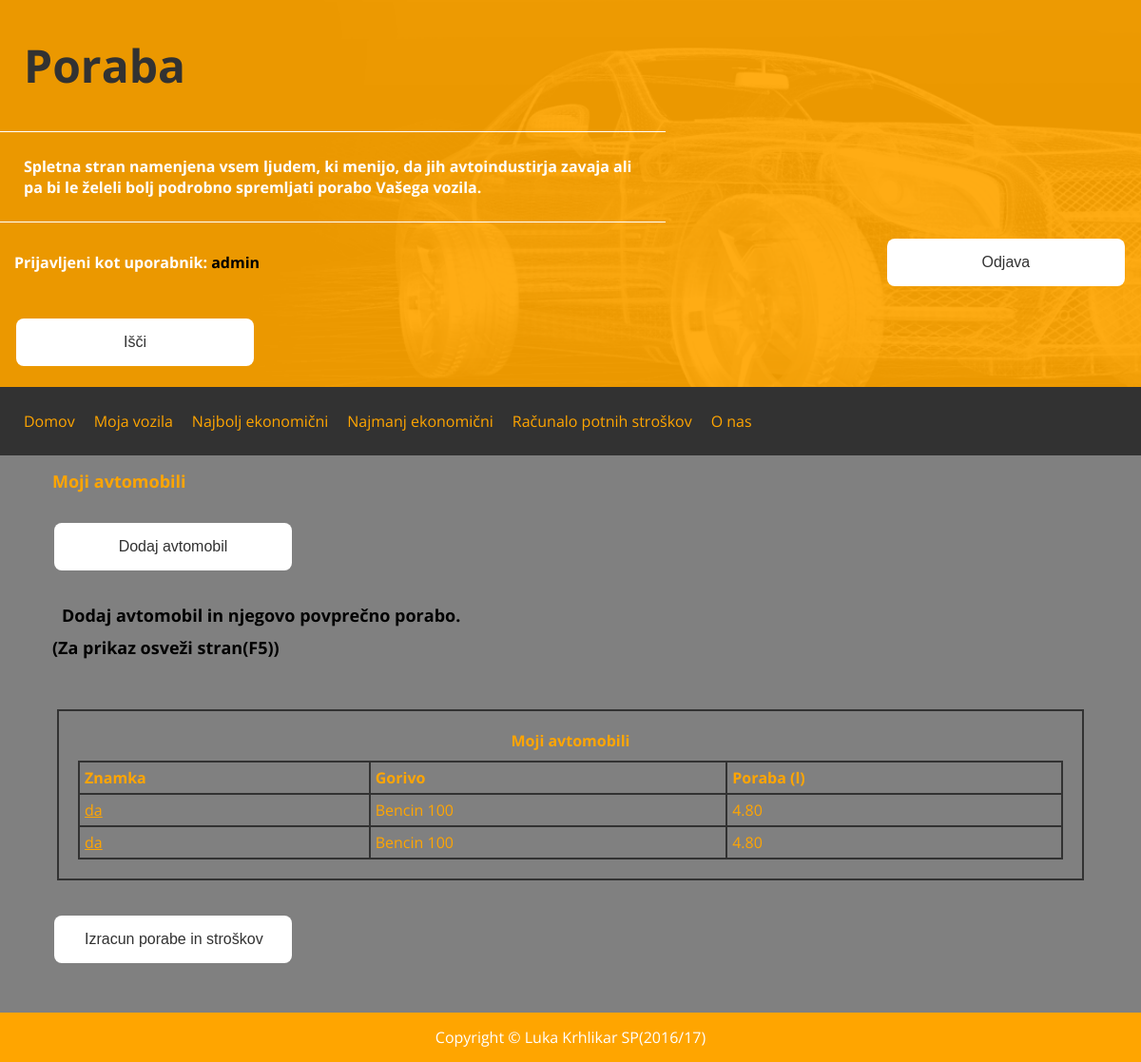
The page /poraba_app/moja/ (signed in) on the database its author committed.
### poraba_app/models.py (models this page shows, shortened)
class Avtomobil(models.Model):
    ime_vozila = models.CharField(max_length=200)
    tip_goriva = models.CharField(max_length=45, default='Bencin 95')
    user_id = models.ForeignKey(User, on_delete=models.SET_NULL, null=True)
    def povprecna_poraba(self):
        p = Poraba.objects.filter(avto_id=self)
        avg = np.mean([x.poraba for x in p])
        return ("%.2f" % avg)
    def povprecna_poraba1(self):
        p = Poraba.objects.filter(avto_id=self)
        avg = np.mean([x.poraba for x in p])
        return avg

class Poraba(models.Model):
    poraba = models.DecimalField(max_digits=4, decimal_places=1)
    avto_id = models.ForeignKey(Avtomobil, on_delete=models.CASCADE)
    user_id = models.ForeignKey(User, on_delete=models.SET_NULL, null=True)
    datum = models.DateTimeField(default=datetime.now)

### poraba_app/views.py (the view)
def moja(request):
    context = {}
    if request.user.is_authenticated:
        user = request.user
        avti = Avtomobil.objects.filter(user_id=user)
        list = avti.all()
        najs10 = sorted(list, key=lambda a: filterPoraba(a))[:10]
        context['avti'] = najs10
        if request.method == 'POST':
            form = dodajAvtoForm(request.POST)
            if form.is_valid():
                avto = Avtomobil(ime_vozila=form.cleaned_data['ime'], tip_goriva=form.cleaned_data['gorivo_tip'],
                                 user_id=user)
                if avto is not None:
                    avto.save()
                    p = Poraba(poraba=form.cleaned_data['poraba_vozila'], avto_id=avto, user_id=user)
                    p.save()
            else:
                print("imhere")
        else:
            form = dodajAvtoForm
        context['dodajAvtoForm'] = form
    return render(request, 'poraba_app/moja.html', context)

### poraba_app/views.py (called while the page is built)
def filterPoraba(a):
    return a.povprecna_poraba1()

### poraba_app/templates/poraba_app/moja.html (shortened to what this page needs)
{% extends "poraba_app/base.html" %}
{% load static %}
{% block main %}
<div class="row centralna_ploskev">
    {% if user.is_authenticated %}
        <div class="row centralna_ploskev">
            <div class="col-12 col-m-12">
                <b class="barva font18">Moji avtomobili</b>
            </div>
            <div class="col-12 col-m-12 font18">
                <label><input type="button" class="gumb-pp" onclick="showDodajAvtomobil()" value="Dodaj avtomobil" /></label>
                <p><b class="header-title">Dodaj avtomobil in njegovo povprečno porabo.</b><b>(Za prikaz osveži stran(F5))</b></p>
            </div>
        </div>
    <div class="row centralna_ploskev">
        <div class="col-12 col-m-12">
            <div class="uporabik">
                <table id="mojA" style="width:100%">
                    <caption><b>Moji avtomobili</b></caption>
                    <tr>
                        <th>Znamka</th>
                        <th>Gorivo</th>
                        <th>Poraba (l)</th>
                    </tr>
                    {% if avti %}
                        {% for car in avti %}
                            <tr>
                                <td><a href="{% url 'poraba' car.id %}">{{ car.ime_vozila }}</a></td>
                                <td>{{ car.tip_goriva }}</td>
                                <td>{{ car.povprecna_poraba }}</td>
                            </tr>
                        {% endfor %}
                    {% endif %}
                </table>
            </div>
        </div>
    </div>
    <div class="row centralna_ploskev">
        <div class="col-12 col-m-12 barva">
            <label><input type="button" class="gumb-pp" onclick="showDodajPorabo()" value="Izracun porabe in stroškov" /></label>
        </div>
        <div class="col-12 col-m-12">
        </div>
    </div>
    {% else %}
        <p>Za dodanjanje vozil je potrebna <a href="{% url 'prijava' %}">prijava</a> oz <a href="{% url 'registracija' %}">registracija</a>.</p>
    {% endif %}
</div>
{% endblock %}

### poraba_app/templates/poraba_app/base.html (shortened to what this page needs)
{% load static %}
<!DOCTYPE html>
<html>
<head>
    <link rel="stylesheet" type="text/css" href="{% static 'poraba_app/css/css_index.css' %}">
</head>
<body>
    <div class="header">
        <div class="row">
            <div class="col-7 col-m-7 crta">
                <h1><a id="naslov1" href="{% url 'index' %}">Poraba</a></h1>
            </div>
            <div class="col-7 col-m-7 crta">
                <b class="header-title">Spletna stran namenjena vsem ljudem, ki menijo, da jih avtoindustirja zavaja ali pa bi le želeli bolj podrobno spremljati porabo Vašega vozila.</b>
            </div>
            {% if user.is_authenticated %}
                <div class="col-7 col-m-7">
                    <p><b>Prijavljeni kot uporabnik: <font color="black">{{ user.username }}</font></b></p>
                </div>
                <div class="col-5 col-m-5">
                        <a href="{% url 'logout' %}"><button class="gumb-header" type="button" onclick="{% url 'prijava' %}">Odjava</button></a>
                </div>
            {% endif %}
            <div class="col-12 col-m-12">
                <form class="iskanje" method="GET" action="{% url 'iskanje' %}">
                    <label><input type="submit" value="Išči" class="gumb-pp" /></label>
                </form>
            </div>
        </div>
    </div>
    <nav>
        <div class="row">
            <div class="col-12 col-m-12 menu">
                <ul>
                    <li><a href="{% url 'index' %}">Domov</a></li>
                    <li><a href="{% url 'moja' %}">Moja vozila</a></li>
                    <li><a href="{% url 'najb_10' %}">Najbolj ekonomični</a></li>
                    <li><a href="{% url 'najs_10' %}">Najmanj ekonomični</a></li>
                    <li><a href="{% url 'racunalo' %}">Računalo potnih stroškov</a></li>
                    <li><a href="{% url 'o_nas' %}">O nas</a></li>
                </ul>
            </div>
        </div>
    </nav>
    {% block main %}
    {% endblock %}
    <footer>Copyright © Luka Krhlikar SP(2016/17)</footer>
</body>
</html>

### poraba_app/static/poraba_app/css/css_index.css (style rules this page uses)
* { box-sizing: border-box; }
body,html { margin: 0; padding: 0; height: 100vh; font-family: 'Open Sans', sans-serif; }
body { display: flex; flex-direction: column; }
.header-title { padding: 10px; display: block; }
.menu ul { display: none; }
@media only screen and (min-width: 850px ) { li { float: left; } }
@media only screen and (min-width: 850px ) { .menu ul { display: block; } }
@media only screen and (min-width: 600px) { .col-m-5 { width: 41.66%; } }
@media only screen and (min-width: 600px) { .col-m-7 { width: 58.33%; } }
@media only screen and (min-width: 600px) { .col-m-12 { width: 100%; } }
@media only screen and (min-width: 600px) { [class*="col-"] { float: left; padding: 15px; } }
@media only screen and (min-width: 1024px) { .col-5 { width: 41.66%; } }
@media only screen and (min-width: 1024px) { .col-7 { width: 58.33%; } }
@media only screen and (min-width: 1024px) { .col-12 { width: 100%; } }
@media only screen and (min-width: 1024px) { [class*="col-"] { float: left; padding: 15px; } }
.row::after { content: ""; clear: both; display: block; }
.header { background-image: url("header_ozadje.png"); background-size: cover; color:#FFFFFF; }
input,select { color:rgb(50,50,50); border-radius: 4px; padding: 5px 10px; border: 1px solid #ebebeb; max-width: 100%; width: 300px; margin-bottom: 20px; font-size: 18px; }
label { margin-bottom: 5px; display: inline-block; }
.gumb-header { background-color: white; border: 0px; color: rgb(50,50,50); padding: 16px 32px; text-align: center; text-decoration: none; display: inline-block; font-size: 16px; border-radius: 8px; width: 250px; float:right; margin:2px; transition: .4s all; }
.gumb-pp { background-color: white; border: 0px; color: rgb(50, 50, 50); padding: 16px 32px; text-align: center; text-decoration: none; display: inline-block; font-size: 16px; border-radius: 8px; width: 250px; margin:2px; transition: .4s all; }
#naslov1 { font-size:48px; color: rgb(50,50,50); text-decoration: none; margin: 10px; }
footer { background-color: rgb(255, 165, 0); color: #ffffff; padding: 15px; text-align: center; }
.menu { background-color: rgb(50,50,50); color: rgb(255, 165, 0); }
ul { list-style-type: none; margin: 0px; padding: 0px; overflow: auto; }
li { position: relative; }
li a { display: block; text-align: center; padding: 10px; text-decoration: none; }
a { color: rgb(255, 165, 0); }
table, th, td { border: 2px solid rgb(50,50,50); border-collapse: collapse; color:rgb(255, 165, 0); }
th, td { padding: 5px; text-align: left; }
.centralna_ploskev { background-color: grey; flex-grow:1; padding: 0 20px; }
.uporabik { border: 2px solid rgb(50,50,50); padding: 20px; margin: 5px; }
.uporabik caption b { display: inline-block; margin-bottom: 10px; }
.crta { border-bottom:solid; border-bottom-width:1px; }
.barva { color:rgb(255, 165, 0); }
.font18 { font-size: 18px; }

### rows shown on the page
Avtomobil: ime_vozila "da", tip_goriva "Bencin 100", povprecna_poraba "4.80"
Avtomobil: ime_vozila "da", tip_goriva "Bencin 100", povprecna_poraba "4.80"

### other values the page prints
{{ user.username }} "admin"
